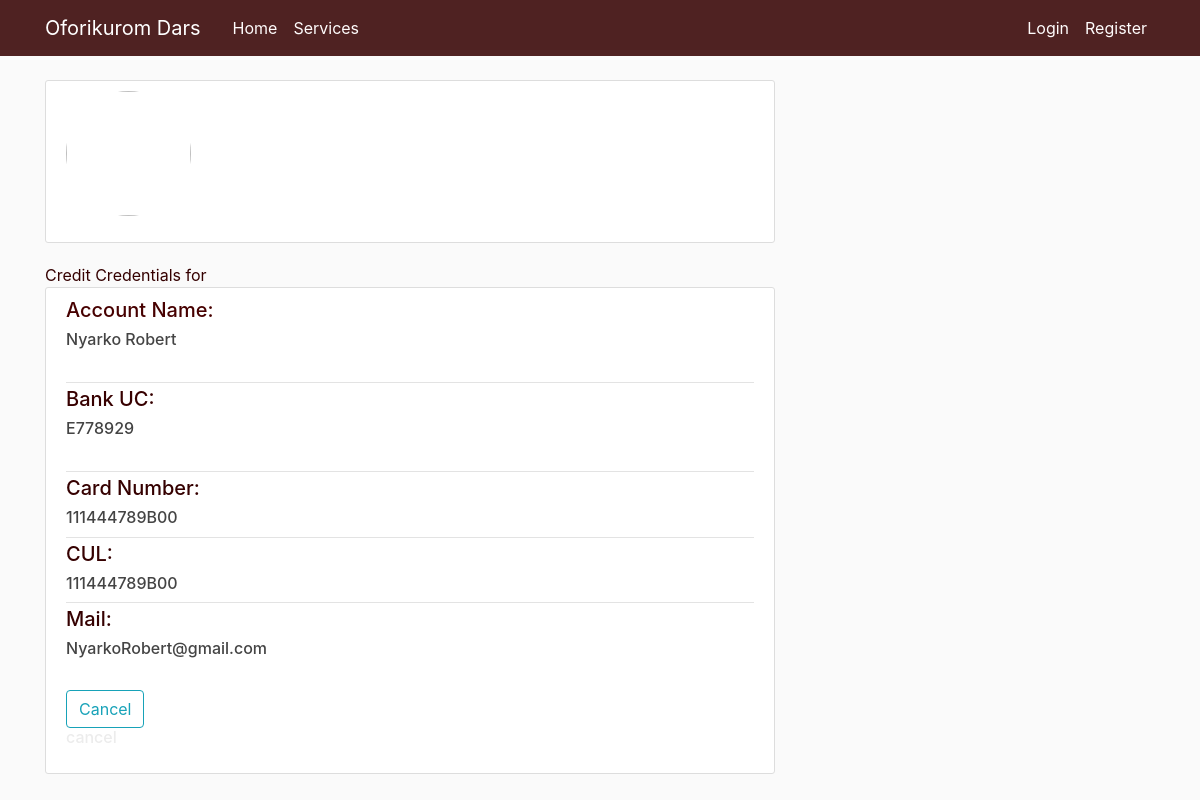
Screenshot of /test/post/7/ with the database file from the repository.
### users/models.py (models this page shows, shortened)
class CreditCardPayments(models.Model):
    Account_Name = models.CharField(max_length=150, default='1000gh')
    Bank_UC = models.CharField(max_length=150, default='1000gh')
    Card_Number = models.CharField(max_length=150, default='0000')
    CUL = models.CharField(max_length=150, default='0000')
    Mail = models.CharField(max_length=150, default='Enter an email to receive receipt')
    Paymet_Comment = models.CharField(max_length=150, default='0000')
    signed_by = models.CharField(max_length=150, default='0000')
    payer = models.ForeignKey(User, on_delete=models.CASCADE)

### users/views.py (the view)
# urls.py: path('post/<int:pk>/', CreditCardDetailView.as_view(), name='creditcard-detail'),
class CreditCardDetailView(DetailView):
    model = CreditCardPayments
    template_name = 'users/Creditdetail.html'

### users/templates/users/creditdetail.html (shortened to what this page needs)
{% load static %}
<!DOCTYPE html>
<html>
<head>
    <link rel="stylesheet" href="https://maxcdn.bootstrapcdn.com/bootstrap/4.0.0/css/bootstrap.min.css">
    <link rel="stylesheet" type="text/css" href="{% static 'Advertisement/main.css' %}">
</head>
<body>
    <header class="site-header">
      <nav class="navbar navbar-expand-md navbar-dark bg-steel fixed-top">
        <div class="container">
          <a class="navbar-brand mr-4" href="{% url 'Advertisement-home' %}">Oforikurom Dars</a>
          <div class="collapse navbar-collapse" id="navbarToggle">
            <div class="navbar-nav mr-auto">
              <a class="nav-item nav-link" href="{% url 'Advertisement-home' %}">Home</a>
              <a class="nav-item nav-link" href="{% url 'test' %}">Services</a>
            </div>
            <div class="navbar-nav">
              {% if user.is_authenticated %}
                <a class="nav-item nav-link" href="{% url 'logout' %}">Logout</a>
              {% else %}
                <a class="nav-item nav-link" href="{% url 'login' %}">Login</a>
                <a class="nav-item nav-link" href="{% url 'register' %}">Register</a>
              {% endif %}
            </div>
          </div>
        </div>
      </nav>
    </header>
    <main role="main" class="container">
      <div class="row">
        <div class="col-md-8">
     <div class="content-section">
      <div class="media">
        <img class="rounded-circle account-img" src="{{ user.profile.image.url }}">
        <div class="media-body">
        </div>
       </div>
      </div>
      <div class="media-body" style="color:#350000">
          <a class="mr-2" >Credit Credentials for {{user.profile.Name}}</a>
      </div>
      <div class="content-section">
        <div class="media-body">
            <h5 style = " color : #470000 " : >Account  Name:</h5>
            <h6> {{ object.Account_Name }}</h6><br>
            <div class="article-metadata" style="color:#350000">
            </div>
            <h5 style = " color : #370000 " :>Bank UC:</h5>
            <h6> {{ object.Bank_UC }}</h6><br>
            <div class="article-metadata" style="color:#350000">
            </div>
            <h5 style = " color : #350000 " : >Card Number:</h5>
            <h6> {{ object.Card_Number }} </h6>
            <div class="article-metadata" style="color:#350000">
            </div>
            <h5 style = " color : #350000 " : >CUL:</h5>
            <h6> {{ object.Card_Number }} </h6>
             <div class="article-metadata" style="color:#350000">
            </div>
            <h5 style = " color : #350000 " : >Mail:</h5>
            <h6> {{ object.Mail }} </h6>
        </div>
          <br>
          <div class="form-group">
                <button class="btn btn-outline-info" type="submit">Cancel</button>
               <h6><a class="article-title"  href="{% url 'payoption' %}" style="color:#ECECEC" >cancel</a></h6>
          </div>
     </div>

### Advertisement/static/Advertisement/main.css (style rules this page uses)
body { background: #fafafa; color: #333333; margin-top: 5rem; }
h1, h2, h3, h4, h5, h6 { color: #444444; }
.bg-steel { background-color: #4F2222; }
.site-header .navbar-nav .nav-link { color: #FFFCFC; }
.content-section { background: #ffffff; padding: 10px 20px; border: 1px solid #dddddd; border-radius: 3px; margin-bottom: 20px; }
.article-title { color: #444444; }
.article-metadata { padding-bottom: 1px; margin-bottom: 4px; border-bottom: 1px solid #e3e3e3 }
.account-img { height: 125px; width: 125px; margin-right: 20px; margin-bottom: 16px; }

### rows the page displays
CreditCardPayments: Account_Name "Nyarko Robert", Bank_UC "E778929", Card_Number "111444789B00", Mail "NyarkoRobert@gmail.com"
